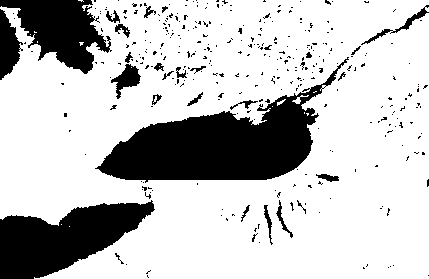
#> input picture BB_special/landmask2_Jim_Edit.bmp, 429 x 279 px
$ python bitmap_to_netcdf_JimOval_Lake.py   (older library calls are emulated)
#> lines starting #> are read from the running program, lines starting #| are printed output that depends on the picture; after the words box and inside, x2 and y2 are one past the last pixel; in counts of white or black regions, pixels touching at a corner belong together
## Brian Blaylock
## 20 May 2016

### !Not finished. Just saving my progress!

# Convert image to array and to netCDF

# This method may only work for arrays with less than 255 unique values.
# That is all an image can distinguish.
# This is useful for categorical data and masked data sets,
# but not for range data like temperature or elevation,
# unless I come up with some method to use the full RBG specturm, in that
# case there are several million unique values.


import numpy as np
import os
from matplotlib.colors import ListedColormap
import matplotlib.pyplot as plt
import shutil
from scipy.io import netcdf

from scipy import misc
path = './'

landmask = misc.imread(os.path.join(path, 'landmask2_Jim_Edit.bmp'), flatten=0)
#> landmask is the input picture: shape (279, 429); 76.5% white; 343 black regions (315 under 20 px), largest, box (x1, y1, x2, y2) and area: (95, 57, 349, 183) 12436, (0, 200, 155, 279) 7124, (0, 0, 112, 74) 4354

# Image needs to be flipped vertically
landmask = np.flipud(landmask)
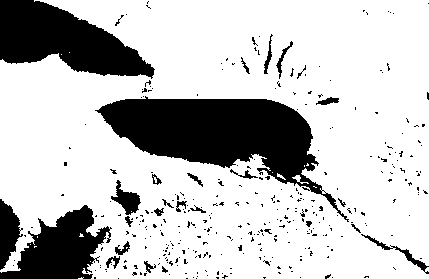
#> landmask: shape (279, 429); 76.5% white; 343 black regions (315 under 20 px), largest, box (x1, y1, x2, y2) and area: (95, 96, 349, 222) 12436, (0, 0, 155, 79) 7124, (0, 205, 112, 279) 4354
# Convert the water points to zero, land points to 1, (water points are already 0)
landmask[landmask==255] = 1

# replace values in new array with category that matches the color in the image
DIR = '/uufs/chpc.utah.edu/common/home/steenburgh-group2/leah/wrf/owles/control/tug_seaice_usgs/geo_em/'
FILE = DIR + 'geo_em.d03.nc'

# 0. Make a copy of the original geo_em file
#> (the run stopped early here; a loop or call above may not have finished)
